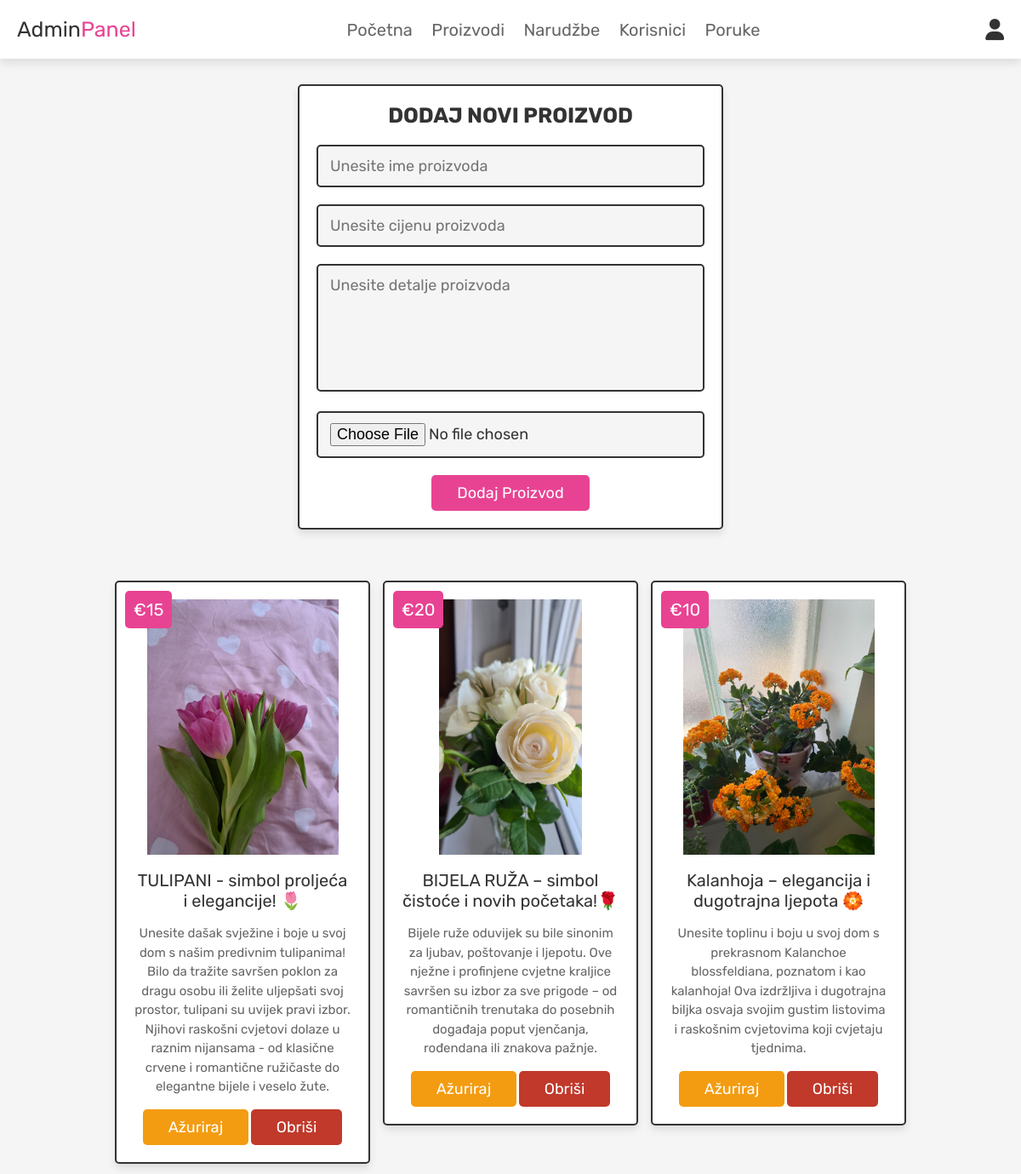
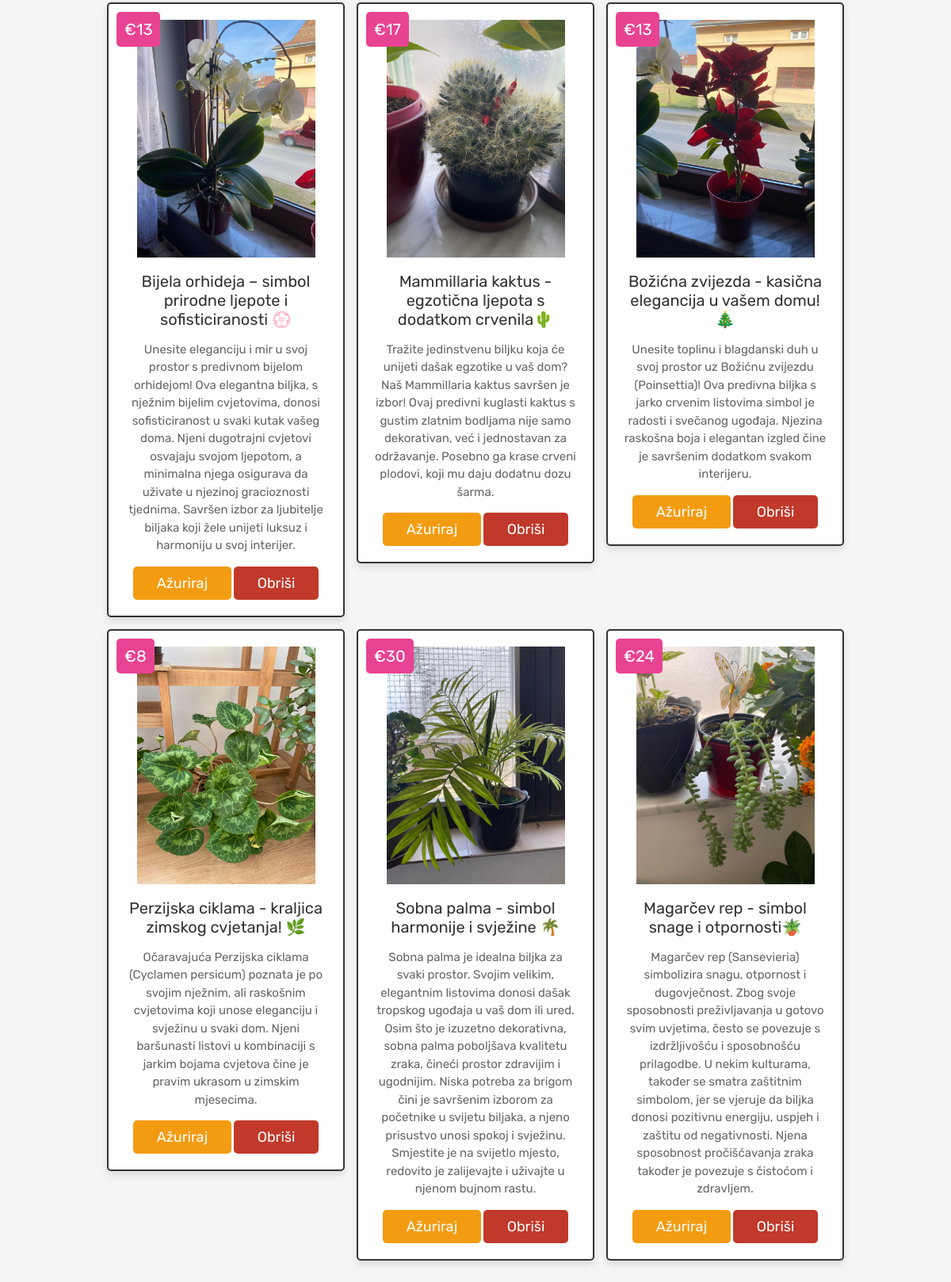
Page /admin_products.php (signed in) on the committed database (2 pictures, top to bottom).
### tables this page shows
CREATE TABLE `products` (
  `id` int(100) NOT NULL,
  `name` varchar(100) NOT NULL,
  `details` varchar(500) NOT NULL,
  `price` int(100) NOT NULL,
  `image` varchar(100) NOT NULL
);

### admin_products.php (the view, shortened to what this page needs)
<?php
@include 'config.php';
?>
<!DOCTYPE html>
<html lang="en">
<head>
   <link rel="stylesheet" href="https://cdnjs.cloudflare.com/ajax/libs/font-awesome/6.0.0/css/all.min.css">
   <link rel="stylesheet" href="css/admin_style.css">
</head>
<body>
<?php @include 'admin_header.php'; ?>
<section class="add-products">
   <form action="" method="POST" enctype="multipart/form-data">
      <h3>dodaj novi proizvod</h3>
      <input type="text" class="box" required placeholder="Unesite ime proizvoda" name="name">
      <input type="number" min="0" class="box" required placeholder="Unesite cijenu proizvoda" name="price">
      <textarea name="details" class="box" required placeholder="Unesite detalje proizvoda" cols="30" rows="10"></textarea>
      <input type="file" accept="image/jpg, image/jpeg, image/png" required class="box" name="image">
      <input type="submit" value="dodaj proizvod" name="add_product" class="btn">
   </form>
</section>
<section class="show-products">
   <div class="box-container">
      <?php
         $select_products = mysqli_query($conn, "SELECT * FROM `products`") or die('query failed');
         if(mysqli_num_rows($select_products) > 0){
            while($fetch_products = mysqli_fetch_assoc($select_products)){
      ?>
      <div class="box">
         <div class="price">€<?php echo $fetch_products['price']; ?></div>
         <img class="image" src="uploaded_img/<?php echo $fetch_products['image']; ?>" alt="">
         <div class="name"><?php echo $fetch_products['name']; ?></div>
         <div class="details"><?php echo $fetch_products['details']; ?></div>
         <a href="admin_update_product.php?update=<?php echo $fetch_products['id']; ?>" class="option-btn">ažuriraj</a>
         <a href="admin_products.php?delete=<?php echo $fetch_products['id']; ?>" class="delete-btn" onclick="return confirm('izbrisati ovaj proizvod?');">obriši</a>
      </div>
      <?php
         }
      }else{
         echo '<p class="empty">NEMA JOŠ DODANIH PROIZVODA!</p>';
      }
      ?>
   </div>
</section>
</body>
</html>

### admin_header.php (shortened to what this page needs)
<header class="header">
   <div class="flex">
      <a href="admin_page.php" class="logo">Admin<span>Panel</span></a>
      <nav class="navbar">
         <a href="admin_page.php">Početna</a>
         <a href="admin_products.php">Proizvodi</a>
         <a href="admin_orders.php">Narudžbe</a>
         <a href="admin_users.php">Korisnici</a>
         <a href="admin_contacts.php">Poruke</a>
      </nav>
      <div class="icons">
         <div id="user-btn" class="fas fa-user"></div>
      </div>
   </div>
</header>

### css/admin_style.css (style rules this page uses)
:root { --pink:#e84393; --red:#c0392b; --orange:#f39c12; --black:#333; --white:#fff; --light-color:#666; --light-white:#ccc; --light-bg:#f5f5f5; --border:.2rem solid var(--black); --box-shadow:0 .5rem 1rem rgba(0,0,0,.1); }
* { font-family: 'Rubik', sans-serif; margin:0; padding:0; box-sizing: border-box; outline: none; border:none; text-decoration: none; transition:all .2s linear; }
html { font-size: 62.5%; overflow-x: hidden; scroll-behavior: smooth; scroll-padding-top: 6.5rem; }
body { background: var(--light-bg); }
section { padding:3rem 2rem; }
.btn, .delete-btn, .option-btn { display: inline-block; border-radius: .5rem; margin-top: 1rem; font-size: 1.8rem; color:var(--white); cursor: pointer; padding:1rem 3rem; text-transform: capitalize; }
.btn { background-color: var(--pink); }
.delete-btn { background-color: var(--red); }
.option-btn { background-color: var(--orange); }
.header { position: sticky; top:0; left:0; right:0; z-index: 1000; background-color: var(--white); box-shadow: var(--box-shadow); }
.header .flex { display: flex; align-items: center; justify-content: space-between; padding:2rem; max-width: 1200px; margin:0 auto; position: relative; }
.header .flex .icons div { font-size: 2.5rem; margin-left: 1.7rem; cursor: pointer; color:var(--black); }
.header .flex .navbar a { margin:0 1rem; font-size: 2rem; color:var(--light-color); }
.header .flex .logo { font-size: 2.5rem; color:var(--black); }
.header .flex .logo span { color:var(--pink); }
.add-products form { max-width: 50rem; border-radius: .5rem; background-color: var(--white); border:var(--border); padding:2rem; text-align: center; margin:0 auto; box-shadow: var(--box-shadow); }
.add-products form h3 { font-size: 2.5rem; text-transform: uppercase; color:var(--black); margin-bottom: 1rem; }
.add-products form .box { width: 100%; margin:1rem 0; font-size: 1.8rem; color:var(--black); border-radius: .5rem; background-color: var(--light-bg); padding:1.2rem 1.4rem; border:var(--border); }
.add-products form textarea { height: 15rem; resize: none; }
.show-products .box-container { display: grid; grid-template-columns: repeat(auto-fit, 30rem); gap:1.5rem; align-items: flex-start; max-width: 1200px; margin: 0 auto; justify-content: center; }
.show-products .box-container .box { text-align: center; padding:2rem; border:var(--border); background-color: var(--white); box-shadow: var(--box-shadow); border-radius: .5rem; position: relative; }
.show-products .box-container .box .image { height: 30rem; margin-bottom: .5rem; }
.show-products .box-container .box .price { background-color: var(--pink); position: absolute; top:1rem; left:1rem; border-radius: .5rem; color:var(--white); padding:1rem; font-size: 2rem; }
.show-products .box-container .box .name { margin:1rem 0; font-size: 2rem; color:var(--black); }
.show-products .box-container .box .details { line-height: 1.5; color:var(--light-color); font-size: 1.5rem; padding:.5rem 0; }

### rows in the picture
products: price "15", image (picture), name "TULIPANI - simbol proljeća i elegancije! 🌷", details "Unesite dašak svježine i boje u svoj dom s našim predivnim tulipanima! Bilo da tražite savršen poklon za dragu osobu ili želite uljepšati svoj prostor, tulipani su uvijek pravi izbor. Njihovi raskošni cvjetovi dolaze u raznim nijansama - od klasične crvene i romantične ružičaste do elegantne bijele i veselo žute."
products: price "20", image (picture), name "BIJELA RUŽA – simbol čistoće i novih početaka!🌹", details "Bijele ruže oduvijek su bile sinonim za ljubav, poštovanje i ljepotu. Ove nježne i profinjene cvjetne kraljice savršen su izbor za sve prigode – od romantičnih trenutaka do posebnih događaja poput vjenčanja, rođendana ili znakova pažnje."
products: price "10", image (picture), name "Kalanhoja – elegancija i dugotrajna ljepota 🏵️", details "Unesite toplinu i boju u svoj dom s prekrasnom Kalanchoe blossfeldiana, poznatom i kao kalanhoja! Ova izdržljiva i dugotrajna biljka osvaja svojim gustim listovima i raskošnim cvjetovima koji cvjetaju tjednima."
products: price "13", image (picture), name "Bijela orhideja – simbol prirodne ljepote i sofisticiranosti 💮", details "Unesite eleganciju i mir u svoj prostor s predivnom bijelom orhidejom! Ova elegantna biljka, s nježnim bijelim cvjetovima, donosi sofisticiranost u svaki kutak vašeg doma. Njeni dugotrajni cvjetovi osvajaju svojom ljepotom, a minimalna njega osigurava da uživate u njezinoj gracioznosti tjednima. Savršen izbor za ljubitelje biljaka koji žele unijeti luksuz i harmoniju u svoj interijer."
products: price "17", image (picture), name "Mammillaria kaktus - egzotična ljepota s dodatkom crvenila🌵", details "Tražite jedinstvenu biljku koja će unijeti dašak egzotike u vaš dom? Naš Mammillaria kaktus savršen je izbor! Ovaj predivni kuglasti kaktus s gustim zlatnim bodljama nije samo dekorativan, već i jednostavan za održavanje. Posebno ga krase crveni plodovi, koji mu daju dodatnu dozu šarma."
products: price "13", image (picture), name "Božićna zvijezda - kasična elegancija u vašem domu! 🎄", details "Unesite toplinu i blagdanski duh u svoj prostor uz Božićnu zvijezdu (Poinsettia)! Ova predivna biljka s jarko crvenim listovima simbol je radosti i svečanog ugođaja. Njezina raskošna boja i elegantan izgled čine je savršenim dodatkom svakom interijeru."
products: price "8", image (picture), name "Perzijska ciklama - kraljica zimskog cvjetanja! 🌿", details "Očaravajuća Perzijska ciklama (Cyclamen persicum) poznata je po svojim nježnim, ali raskošnim cvjetovima koji unose eleganciju i svježinu u svaki dom. Njeni baršunasti listovi u kombinaciji s jarkim bojama cvjetova čine je pravim ukrasom u zimskim mjesecima."
products: price "30", image (picture), name "Sobna palma - simbol harmonije i svježine 🌴", details "Sobna palma je idealna biljka za svaki prostor. Svojim velikim, elegantnim listovima donosi dašak tropskog ugođaja u vaš dom ili ured. Osim što je izuzetno dekorativna, sobna palma poboljšava kvalitetu zraka, čineći prostor zdravijim i ugodnijim. Niska potreba za brigom čini je savršenim izborom za početnike u svijetu biljaka, a njeno prisustvo unosi spokoj i svježinu. Smjestite je na svijetlo mjesto, redovito je zalijevajte i uživajte u njenom bujnom rastu."
products: price "24", image (picture), name "Magarčev rep - simbol snage i otpornosti🪴", details "Magarčev rep (Sansevieria) simbolizira snagu, otpornost i dugovječnost. Zbog svoje sposobnosti preživljavanja u gotovo svim uvjetima, često se povezuje s izdržljivošću i sposobnošću prilagodbe. U nekim kulturama, također se smatra zaštitnim simbolom, jer se vjeruje da biljka donosi pozitivnu energiju, uspjeh i zaštitu od negativnosti. Njena sposobnost pročišćavanja zraka također je povezuje s čistoćom i zdravljem."
